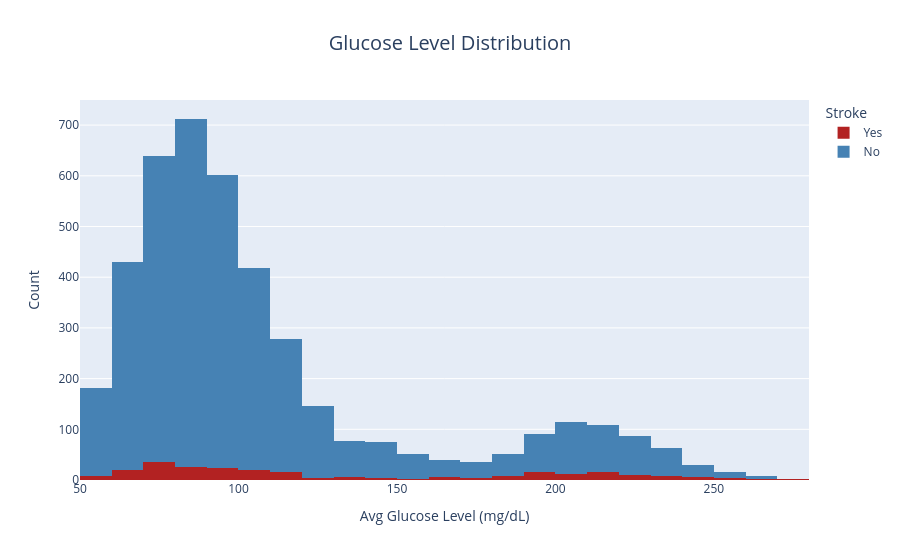

Notebook cell for this chart:
### Markdown cell above
### (i) Average Glucose Level Distribution by Stroke
• ***Visualization Type:-*** Overlaid Histogram(Plotly)  
• ***Purpose:-*** To analyze how average glucose levels are distributed among individuals with and without stroke,and to examine whether higher glucose levels are associated with increased stroke occurence.  
• ***Insight:-*** Individuals with stroke are more concentrated at higher glucose levels,while non-stroke cases dominate the normal glucose range,indicating a positive association between elevated glucose levels and stroke risk.

### Code cell
#Create overlaid histogram of average glucose levels by stroke occurence
fig=px.histogram(df,x="Avg Glucose Level (mg/dL)",color=df["Stroke"].map({0:"No",1:"Yes"}),labels={"color":"Stroke"},nbins=30,title="Glucose Level Distribution",color_discrete_map={"Yes":"#B22222","No":"#4682B4"})
#Center the plot title and adjust font size and spacing
fig.update_layout(title=dict(x=0.5,font=dict(size=20),pad=dict(b=20)))
#Set Y-axis label
fig.update_yaxes(title_text="Count")
#Display the histogram
fig.show()

### Figure 1 — Plotly figure (JSON) as saved in the notebook; plotly's stock layout.template omitted (floating-point values rounded to 4 significant figures; data arrays with more than 128 entries replaced by an {"elided": "..."} marker saying what was removed)
{"data": [{"bingroup": "x", "hovertemplate": "Stroke=Yes<br>Avg Glucose Level (mg/dL)=%{x}<br>count=%{y}<extra></extra>", "legendgroup": "Yes", "marker": {"color": "#B22222", "pattern": {"shape": ""}}, "name": "Yes", "nbinsx": 30, "orientation": "v", "showlegend": true, "type": "histogram", "x": {"elided": "247 float values"}, "xaxis": "x", "yaxis": "y"}, {"bingroup": "x", "hovertemplate": "Stroke=No<br>Avg Glucose Level (mg/dL)=%{x}<br>count=%{y}<extra></extra>", "legendgroup": "No", "marker": {"color": "#4682B4", "pattern": {"shape": ""}}, "name": "No", "nbinsx": 30, "orientation": "v", "showlegend": true, "type": "histogram", "x": {"elided": "4006 float values"}, "xaxis": "x", "yaxis": "y"}], "layout": {"barmode": "relative", "legend": {"title": {"text": "Stroke"}, "tracegroupgap": 0}, "title": {"font": {"size": 20}, "pad": {"b": 20}, "text": "Glucose Level Distribution", "x": 0.5}, "xaxis": {"anchor": "y", "domain": [0, 1], "title": {"text": "Avg Glucose Level (mg/dL)"}}, "yaxis": {"anchor": "x", "domain": [0, 1], "title": {"text": "Count"}}}}
